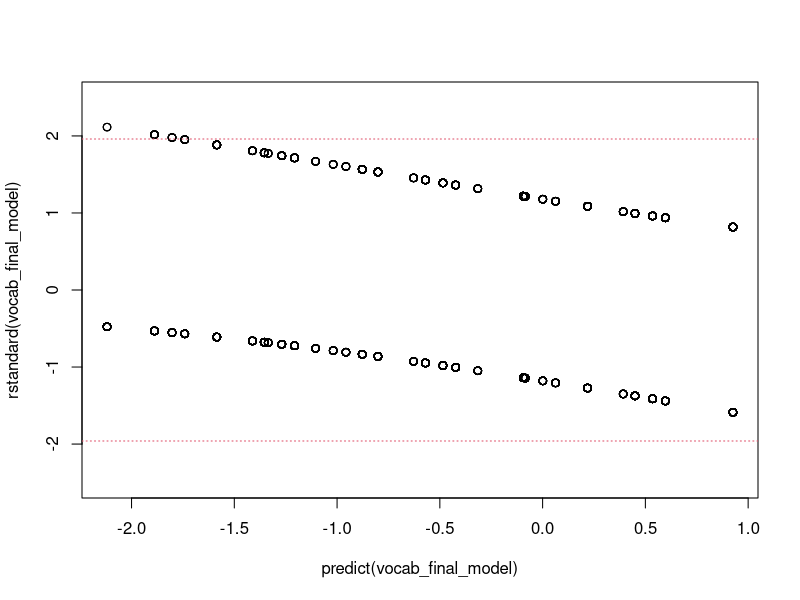
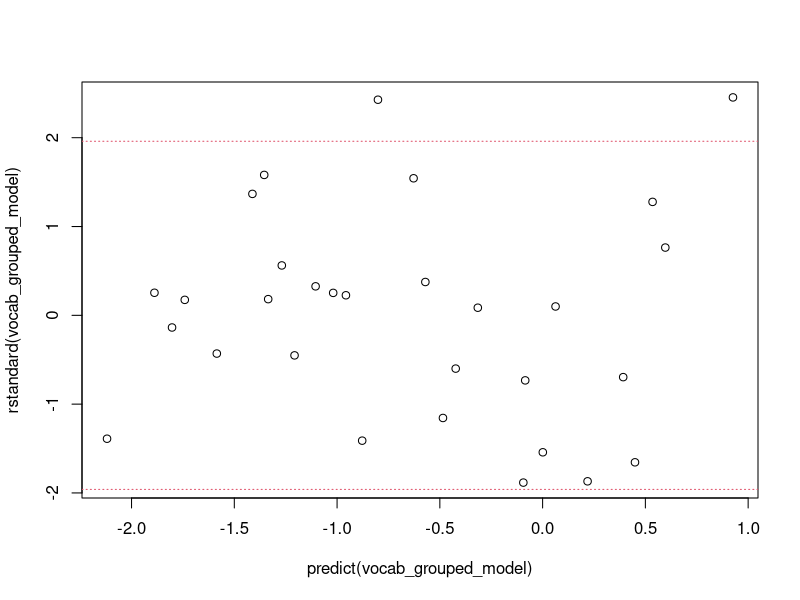

These charts were generated, in order, by the following R code: (Note: this script raises an error after producing the figures.)
### libraries
library(readr) #read csv files into R
library(tibble) #class of object which is like data.frame but better
library(dplyr)
library(pscl) # R2 for binary logistic
library(ROCR) # ROCR curve
library(VGAM) #multinomial regression
library(openxlsx)

##############
# Question 1 #
##############
vocab <- read_csv("GLM/Assignment/vocabulary.csv")
vocab$native <- vocab$native - 1 # Just to match question
vocab <- as_tibble(lapply(vocab, factor)) # make all possible columns a factor
summary(vocab)

#contingency tables
table(vocab$vocab70, vocab$educ)
table(vocab$vocab70, vocab$native)
table(vocab$vocab70, vocab$age)
table(vocab$vocab70, vocab$sex)

table(vocab$educ, vocab$native)
table(vocab$educ, vocab$age)
table(vocab$educ, vocab$sex)

table(vocab$native, vocab$age)
table(vocab$native, vocab$sex)

table(vocab$age, vocab$sex)

v_empty_model <- glm(vocab70~1, family="binomial", data=vocab)
summary(v_empty_model) #AIC - 8246.8

v_native_only <- glm(vocab70~native, family="binomial", data=vocab)
summary(v_native_only) #AIC - 8209.1

v_educ_only <- glm(vocab70~educ, family="binomial", data=vocab)
summary(v_educ_only) #AIC - 7472.2

v_age_only <- glm(vocab70~age, family="binomial", data=vocab)
summary(v_age_only) #AIC - 8175.3

v_sex_only <- glm(vocab70~sex, family="binomial", data=vocab)
summary(v_sex_only) #AIC - 8247.5

anova(v_empty_model, v_native_only, test="LRT")

v_native_educ <- glm(vocab70~native + educ, family="binomial", data=vocab)
summary(v_native_educ) # 7434.2
anova(v_native_educ, v_native_only, test="LRT")

v_native_educ_age <- glm(vocab70~native + educ + age, family="binomial", data=vocab)
summary(v_native_educ_age) # AIC - 7367.2
anova(v_native_educ, v_native_educ_age, test="LRT")

v_native_educ_age_sex <- glm(vocab70~native + educ + age + sex, family="binomial", data=vocab)
summary(v_native_educ_age_sex) # AIC -   7367.5
anova(v_native_educ_age_sex, v_native_educ_age, test="LRT")

#just checking any interactions making sex a useful variable
v_native_educ_age_sex_x_native <- glm(vocab70~native + educ + age + sex * native, family="binomial", data=vocab)
summary(v_native_educ_age_sex_x_native) 
anova(v_native_educ_age_sex_x_native, v_native_educ_age, test="LRT")

v_native_educ_age_sex_x_educ <- glm(vocab70~native + educ + age + sex * educ, family="binomial", data=vocab)
summary(v_native_educ_age_sex_x_educ)
anova(v_native_educ_age_sex_x_educ, v_native_educ_age, test="LRT")

v_native_educ_age_sex_x_age <- glm(vocab70~native + educ + age + sex * age, family="binomial", data=vocab)
summary(v_native_educ_age_sex_x_age)
anova(v_native_educ_age_sex_x_age, v_native_educ_age, test="LRT")

# looking at interactions with native
v_educ_age_native_x_age <- glm(vocab70~native + educ + age + age * native, family="binomial", data=vocab)
summary(v_native_educ_age_sex_x_native) 
anova(v_native_educ_age_sex_x_native, v_native_educ_age, test="LRT")

v_educ_age_native_x_educ <- glm(vocab70~native + educ + age + educ * native, family="binomial", data=vocab)
summary(v_native_educ_age_sex_x_native) 
anova(v_native_educ_age_sex_x_native, v_native_educ_age, test="LRT")

# checking final possible interaction term educ * age
v_native_educ_age_educ_x_age <- glm(vocab70~native + educ + age + educ * age, family="binomial", data=vocab)
summary(v_native_educ_age_educ_x_age)
anova(v_native_educ_age_educ_x_age, v_native_educ_age, test="LRT")

# Final model
vocab_final_model <- glm(vocab70~native + educ + age, family="binomial", data=vocab)
vocab_final_model_summ <- summary(vocab_final_model) # AIC - 7367.2

wb <- createWorkbook()
addWorksheet(wb, "Sheet 1")
writeDataTable(wb, "Sheet 1", as.data.frame(vocab_final_model_summ$coefficients), rowNames = TRUE)
saveWorkbook(wb, "GLM/Assignment/vocab_coefficients.xlsx", TRUE)

######residuals

r.stand <- rstandard(vocab_final_model) ####standardized residuals
r.pearson <- residuals(vocab_final_model,type=c("pearson"))
r.deviance <- residuals(vocab_final_model,type=c("deviance"))

plot(predict(vocab_final_model),rstandard(vocab_final_model), ylim = c(-2.5,2.5)) ###standardised residuals vs fitted values
abline(h=-1.96, lty=3, col=2)
abline(h=1.96, lty=3, col=2)


vocab.group <- aggregate(vocab70~native + educ + age, data=vocab, 
                        FUN = function(x) c(succ = length(x[x=="1"]), n= length(x)))
vocab.group <- data.frame(vocab.group[,1:3], n=vocab.group$vocab70[,2], 
                         p = vocab.group$vocab70[,1]/vocab.group$vocab70[,2] )
vocab_grouped_model <- glm(p~native + educ + age, data=vocab.group, family="binomial", weights=n)

#compare the outputs
summary(vocab_final_model)
summary(vocab_grouped_model)

wb <- createWorkbook()
addWorksheet(wb, "Sheet 1")
writeDataTable(wb, "Sheet 1", as.data.frame(summary(vocab_grouped_model)$coefficients), rowNames = TRUE)
saveWorkbook(wb, "GLM/Assignment/vocab_grouped_coefficients.xlsx", TRUE)

#predicted values
vocab_groupdata <- expand.grid(levels(vocab$native),levels(vocab$educ), levels(vocab$age)) 
colnames(vocab_groupdata) <- c("native","educ","age")
vocab_groupdata$prob.ug <- predict(vocab_final_model,vocab_groupdata, type = "response")
vocab_groupdata$prob.g <- predict(vocab_grouped_model,vocab_groupdata, type = "response")
vocab_groupdata

wb <- createWorkbook()
addWorksheet(wb, "Sheet 1")
writeDataTable(wb, "Sheet 1", vocab_groupdata)
saveWorkbook(wb, "GLM/Assignment/vocab_model_predictions.xlsx", TRUE)


#standardised residuals vs fitted values
plot(predict(vocab_grouped_model),rstandard(vocab_grouped_model))
abline(h=-1.96, lty=3, col=2)
abline(h=1.96, lty=3, col=2)

#predictive power
#R2 measures
pR2(vocab_final_model)
# McFadden
MF_R2 <- 1-logLik(vocab_final_model)/logLik(v_empty_model) 
MF_R2
###cox-snell (r2ML)
n<- nrow(vocab)
CS_R2 <- 1-exp(logLik(v_empty_model)*(2/n)-logLik(vocab_final_model)*(2/n)) 
CS_R2
###nagelkerke(r2CU)
NK_R2 <- r2ML*(1/(1-exp(logLik(v_empty_model)*(2/n)))) 
NK_R2

#Classification tables
vocab_predicted <- fitted(vocab_final_model)
boxplot(vocab_predicted~vocab$vocab70, ylab="Fitted probability", xlab="vocab70",
        ylim=c(0,1))
abline(h=0.5, lty=2, col=2)

########### Classification table using 0.5 as cut-off
c=0.5
vocab_predicted_cut<- cut(vocab_predicted,breaks=c(0,c,1),labels=c(0,1))
aa<-as.matrix(table(vocab_predicted_cut,vocab$vocab70))
(aa[1,1]+aa[2,2])/sum(aa) #proportion of correct classification
aa[2,2]/sum(aa[,2]) #sensitivity for c=0.5
aa[1,1]/sum(aa[,1]) #specificity for c=0.5

########### ROC curve
pred <- data.frame(vocab$vocab70,vocab_predicted)
pred <- pred[order(vocab$vocab70),]
colnames(pred) <- c("vocab70", "vocab_predicted")
pred <- prediction(pred$vocab_predicted,as.numeric(pred$vocab70))
perf<- performance(pred,"tpr", "fpr")
plot(perf); abline(0,1)
performance(pred,"auc")@y.values #area under the curve



##############
# Question 2 #
##############
bank <- read_csv("GLM/Assignment/bank.csv")
bank <- as_tibble(lapply(bank, factor))
summary(bank)

bank_mult<-vglm(interest ~ sex + q.income,family=multinomial(refLevel = "2"), data=bank)
bank_mult_summ <- summary(bank_mult)
bank_mult_summ


exp(bank_mult@coefficients[3])
exp(bank_mult@coefficients[4])

#predicted probabilities
(exp(bank_mult@coefficients[1]+bank_mult@coefficients[5]))/(1+exp(bank_mult@coefficients[1]+bank_mult@coefficients[5])+exp(bank_mult@coefficients[2]+bank_mult@coefficients[6]))
(exp(bank_mult@coefficients[2]+bank_mult@coefficients[6]))/(1+exp(bank_mult@coefficients[1]+bank_mult@coefficients[5])+exp(bank_mult@coefficients[2]+bank_mult@coefficients[6]))
1/(1+exp(bank_mult@coefficients[1]+bank_mult@coefficients[5])+exp(bank_mult@coefficients[2]+bank_mult@coefficients[6]))

bank_mult_exc_income <- vglm(interest ~ sex,family=multinomial(refLevel = "2"), data=bank)
bank_mult_exc_income_summ <- summary(bank_mult_exc_income)

#LRT
sprintf("%#0.4f",bank_mult_summ@criterion$deviance) #sprintf just to display the deviances nicely
sprintf("%#0.4f",bank_mult_exc_income_summ@criterion$deviance)

dev_diff <- bank_mult_exc_income_summ@criterion$deviance-bank_mult_summ@criterion$deviance
sprintf("%#0.4f",dev_diff)
1-pchisq(dev_diff, 6)
#Just checking that the LRT has been done correctly
anova(bank_mult_exc_income, bank_mult, type=1)

##############
# Question 3 #
##############
#####entering the data
medal_data <- tibble(country=c("USA","China","Russia"), athletes = c(530,396,436), medals = c(103,88,81))

# Model with only an intercept
medal_model <- glm( medals ~ offset(log(athletes)), family = "poisson", data = medal_data)
summary(medal_model)
medal_model$coefficients
exp(medal_model$coefficients)

medal_data$expect <- medal_data$athletes*exp(medal_model$coefficients[1])
medal_data$expect_rounded <- round(medal_data$athletes*exp(medal_model$coefficients[1]))

wb <- createWorkbook()
addWorksheet(wb, "Sheet 1")
writeDataTable(wb, "Sheet 1", medal_data)
saveWorkbook(wb, "GLM/Assignment/medal_data.xlsx", TRUE)

medal_data$ind_dev <- medal_data$medals*log(medal_data$medals/medal_data$expect)
medal_deviance <- 2*sum(medal_data$ind_dev)
sprintf("%#0.6f",medal_deviance)

wb <- createWorkbook()
addWorksheet(wb, "Sheet 1")
writeDataTable(wb, "Sheet 1", medal_data)
saveWorkbook(wb, "GLM/Assignment/medal_data.xlsx", TRUE)

1-pchisq(medal_deviance,2)

medal_data$ind_chisq <- ((medal_data$medals-medal_data$expect)/sqrt(medal_data$expect))^2
medal_chisq_stat <- sum(medal_data$ind_chisq)
1-pchisq(medal_chisq_stat,2)
